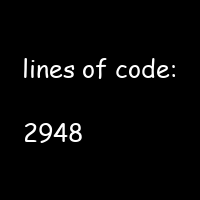
#> input picture readme-stuff/image.png, 200 x 200 px
$ python create-webp.py
#> lines starting #> are read from the running program, lines starting #| are printed output that depends on the picture
# this code is literally all chatgpt

import numpy as np
from PIL import Image, ImagePalette
import imageio
import math
import os

input_path = os.path.join(os.path.dirname(os.path.abspath(__file__)), "image.png")
output_path = os.path.join(os.path.dirname(os.path.abspath(__file__)), "globe.webp")
frames = 60
size = 400
ambient = 0.3
diffuse_strength = 0.9
specular_strength = 0.7
shininess = 80

# light and view directions
light_dir = np.array([0.3, 0.2, 1.0])
light_dir = light_dir / np.linalg.norm(light_dir)
view_dir = np.array([0.0, 0.0, 1.0])     # camera looking down +Z

img = Image.open(input_path).convert("RGB")
#> img is the input picture: PIL image 200x200 RGB; min 0, max 255, mean 7.3
texture = np.array(img.resize((size, size)))
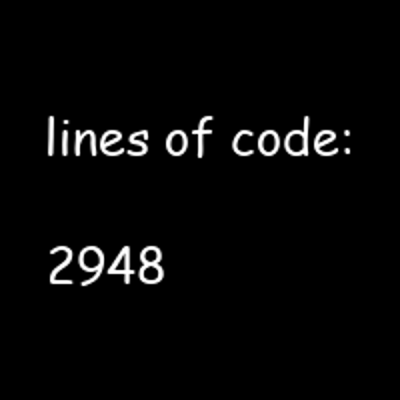
#> texture: shape (400, 400, 3); min 0, max 255, mean 7.3
h, w, _ = texture.shape
#> h = 400; w = 400

r = size // 2
yy, xx = np.indices((size, size))
x = (xx - r) / r
y = (yy - r) / r

mask = (x*x + y*y) <= 1.0

z = np.zeros_like(x)
z[mask] = np.sqrt(1 - x[mask]*x[mask] - y[mask]*y[mask])

result = []

for i in range(frames):
    angle = 2 * math.pi * i / frames

    # rotate sphere around Y axis
    xr = x*np.cos(angle) - z*np.sin(angle)
    zr = x*np.sin(angle) + z*np.cos(angle)

    # backside culling (planet-style terminator)
    valid = mask

    # spherical longitude for wrapping
    lon = np.arctan2(xr, zr)

    # map to texture coordinates
    u = ((lon + math.pi) / (2 * math.pi) * (w-1))
    v = ((y + 1) / 2 * (h-1))

    # sanitize numeric
    u = np.nan_to_num(u, nan=0.0, posinf=0.0, neginf=0.0)
    v = np.nan_to_num(v, nan=0.0, posinf=0.0, neginf=0.0)

    # wrap horizontally, clamp vertically
    u = np.mod(u, w).astype(int)
    v = np.clip(v, 0, h-1).astype(int)

    # normals
    nx = x
    ny = y
    nz = z
    norm = np.sqrt(nx*nx + ny*ny + nz*nz) + 1e-9
    nx, ny, nz = nx/norm, ny/norm, nz/norm

    # phong lighting
    LdotN = np.maximum(0, nx*light_dir[0] + ny*light_dir[1] + nz*light_dir[2])
    diffuse = diffuse_strength * LdotN

    # specular
    reflect = 2*LdotN[...,None]*np.stack([nx, ny, nz], axis=-1) - light_dir
    RdotV = np.maximum(0, reflect[...,0]*view_dir[0] + reflect[...,1]*view_dir[1] + reflect[...,2]*view_dir[2])
    specular = specular_strength * (RdotV ** shininess)

    lighting = ambient + diffuse + specular
    lighting = lighting[..., None]

    # compose RGBA
    out = np.zeros((size, size, 4), dtype=np.uint8)

    tex = texture[v, u] / 255.0
    shaded = np.clip(tex * lighting, 0, 1) * 255

    # fill rgb for visible sphere
    out[valid, :3] = shaded[valid]

    # set alpha
    out[valid, 3] = 255
    out[~valid, 3] = 0

    result.append(Image.fromarray(out, mode="RGBA"))
#> this loop made 60 passes
#> pass 1, `tex = texture[v, u] / 255.0`:
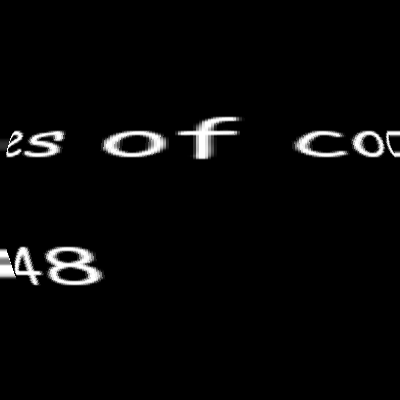
#> tex: shape (400, 400, 3) float64; min 0, max 1, mean 0.0307
#> after the loop:
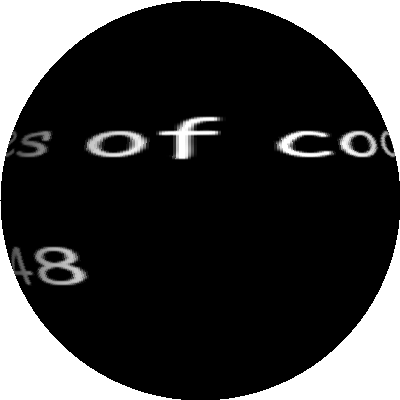
#> out: shape (400, 400, 4); mean R, G, B, A 5.5, 5.5, 5.5, 200.2; transparent parts drawn white
#> after the loop:
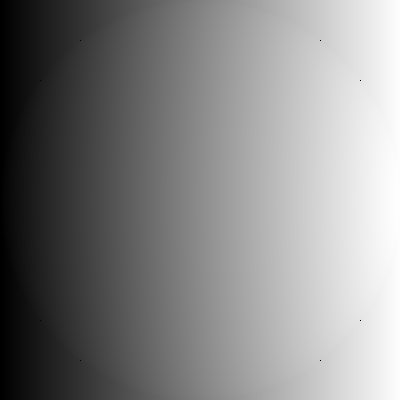
#> xr: shape (400, 400) float64; 0% of the values are NaN or infinite; the others: min -0.995, max 1, mean 0.0522; drawn with min black, max white, NaN and infinite black
#> after the loop, result = 60 items

# convert all frames (RGBA -> P) with a SINGLE shared palette
# generate palette from first frame
p0 = result[0].convert("P", palette=1)
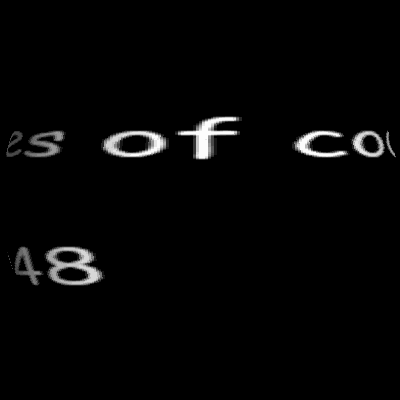
#> p0: PIL image 400x400 P; min 0, max 252, mean 5.8
palette = p0.getpalette()
#> palette = 768 values, max 252 at index 9, min 0 at index 0, mean 7.93

frames_p = []

for img in result:
    p = img.convert("P")
    p.putpalette(palette)
    p.info['transparency'] = 0   # index 0 = transparent
    frames_p.append(p)
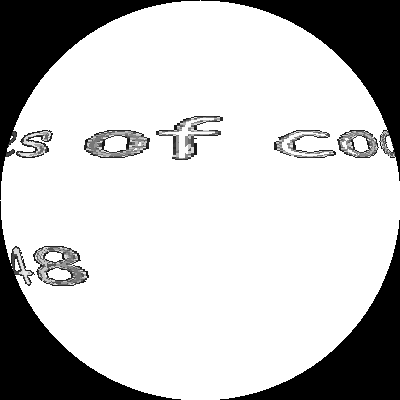
#> p: PIL image 400x400 P; mean R, G, B, A 5.4, 5.4, 5.4, 65.5; transparent parts drawn white
#> after the loop, frames_p = 60 items; p.info = {'transparency': 0}

frames = result[::-1]
#> frames = 60 items

result[0].save(
    output_path,
    save_all=True,
    append_images=frames[1:],
    duration=40,
    lossless=True,
    loop=0
)
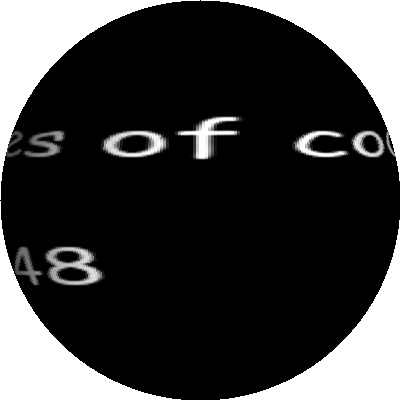
#> saved as globe.webp: PIL image 400x400 RGBA; mean R, G, B, A 5.8, 5.8, 5.8, 200.2; transparent parts drawn white

print("Saved:", output_path)
